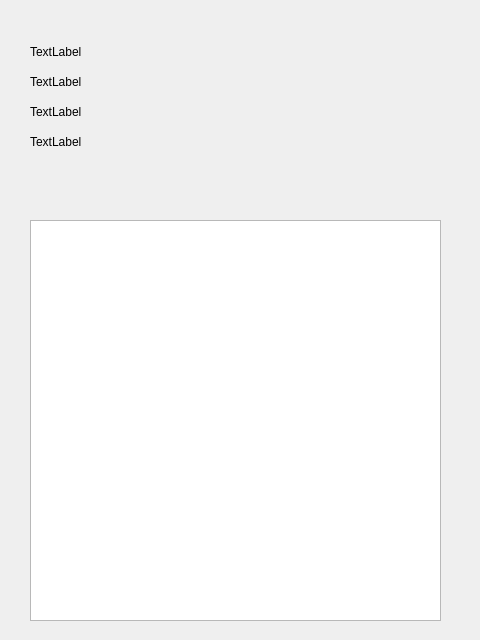
<?xml version="1.0" encoding="UTF-8"?>
<ui version="4.0">
 <class>PlayerInfoDetail</class>
 <widget class="QWidget" name="PlayerInfoDetail">
  <property name="geometry">
   <rect>
    <x>0</x>
    <y>0</y>
    <width>480</width>
    <height>640</height>
   </rect>
  </property>
  <property name="windowTitle">
   <string>Form</string>
  </property>
  <widget class="QLabel" name="uiddisplay">
   <property name="geometry">
    <rect>
     <x>30</x>
     <y>40</y>
     <width>381</width>
     <height>23</height>
    </rect>
   </property>
   <property name="text">
    <string>TextLabel</string>
   </property>
  </widget>
  <widget class="QLabel" name="nicknamedisplay">
   <property name="geometry">
    <rect>
     <x>30</x>
     <y>70</y>
     <width>381</width>
     <height>23</height>
    </rect>
   </property>
   <property name="text">
    <string>TextLabel</string>
   </property>
  </widget>
  <widget class="QLabel" name="pokemoncountdisplay">
   <property name="geometry">
    <rect>
     <x>30</x>
     <y>100</y>
     <width>381</width>
     <height>23</height>
    </rect>
   </property>
   <property name="text">
    <string>TextLabel</string>
   </property>
  </widget>
  <widget class="QLabel" name="fightdisplay">
   <property name="geometry">
    <rect>
     <x>30</x>
     <y>130</y>
     <width>381</width>
     <height>23</height>
    </rect>
   </property>
   <property name="text">
    <string>TextLabel</string>
   </property>
  </widget>
  <widget class="QListWidget" name="pokemoninfolist">
   <property name="geometry">
    <rect>
     <x>30</x>
     <y>220</y>
     <width>411</width>
     <height>401</height>
    </rect>
   </property>
  </widget>
 </widget>
 <resources/>
 <connections/>
</ui>
